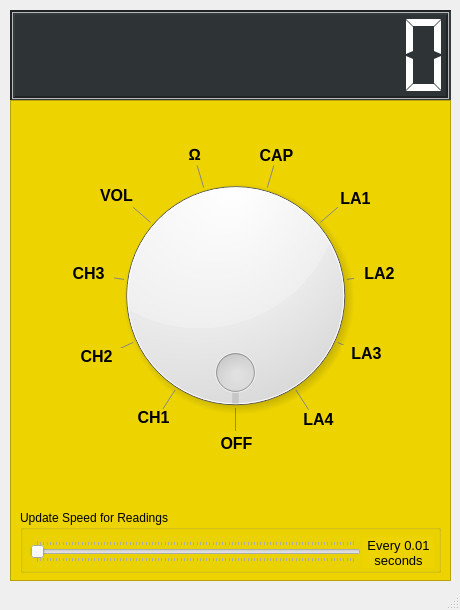
<?xml version="1.0" encoding="UTF-8"?>
<ui version="4.0">
 <class>multimeter_window</class>
 <widget class="QMainWindow" name="multimeter_window">
  <property name="geometry">
   <rect>
    <x>0</x>
    <y>0</y>
    <width>460</width>
    <height>610</height>
   </rect>
  </property>
  <property name="minimumSize">
   <size>
    <width>460</width>
    <height>610</height>
   </size>
  </property>
  <property name="maximumSize">
   <size>
    <width>460</width>
    <height>610</height>
   </size>
  </property>
  <property name="windowTitle">
   <string>PSLab Multimeter</string>
  </property>
  <widget class="QWidget" name="multimeter_layout">
   <property name="sizePolicy">
    <sizepolicy hsizetype="Ignored" vsizetype="Ignored">
     <horstretch>0</horstretch>
     <verstretch>0</verstretch>
    </sizepolicy>
   </property>
   <property name="minimumSize">
    <size>
     <width>460</width>
     <height>610</height>
    </size>
   </property>
   <property name="maximumSize">
    <size>
     <width>460</width>
     <height>610</height>
    </size>
   </property>
   <widget class="QLCDNumber" name="lcd_multimeter">
    <property name="geometry">
     <rect>
      <x>10</x>
      <y>10</y>
      <width>441</width>
      <height>91</height>
     </rect>
    </property>
    <property name="sizePolicy">
     <sizepolicy hsizetype="Ignored" vsizetype="Ignored">
      <horstretch>0</horstretch>
      <verstretch>0</verstretch>
     </sizepolicy>
    </property>
    <property name="minimumSize">
     <size>
      <width>0</width>
      <height>10</height>
     </size>
    </property>
    <property name="maximumSize">
     <size>
      <width>460</width>
      <height>111</height>
     </size>
    </property>
    <property name="styleSheet">
     <string notr="true">QLCDNumber {
	color: rgb(255, 255, 255);
	background-color: rgb(46, 52, 54);
}</string>
    </property>
    <property name="frameShape">
     <enum>QFrame::Box</enum>
    </property>
    <property name="frameShadow">
     <enum>QFrame::Sunken</enum>
    </property>
    <property name="lineWidth">
     <number>2</number>
    </property>
    <property name="midLineWidth">
     <number>1</number>
    </property>
    <property name="smallDecimalPoint">
     <bool>false</bool>
    </property>
    <property name="digitCount">
     <number>10</number>
    </property>
    <property name="mode">
     <enum>QLCDNumber::Dec</enum>
    </property>
    <property name="segmentStyle">
     <enum>QLCDNumber::Flat</enum>
    </property>
    <property name="value" stdset="0">
     <double>0.000000000000000</double>
    </property>
    <property name="intValue" stdset="0">
     <number>0</number>
    </property>
   </widget>
   <widget class="QFrame" name="frame">
    <property name="geometry">
     <rect>
      <x>10</x>
      <y>100</y>
      <width>441</width>
      <height>481</height>
     </rect>
    </property>
    <property name="minimumSize">
     <size>
      <width>0</width>
      <height>0</height>
     </size>
    </property>
    <property name="maximumSize">
     <size>
      <width>460</width>
      <height>610</height>
     </size>
    </property>
    <property name="styleSheet">
     <string notr="true">QFrame {	
	background-color: rgb(237, 212, 0);
}</string>
    </property>
    <property name="frameShape">
     <enum>QFrame::StyledPanel</enum>
    </property>
    <property name="frameShadow">
     <enum>QFrame::Raised</enum>
    </property>
    <widget class="QDial" name="dial_multimeter">
     <property name="geometry">
      <rect>
       <x>90</x>
       <y>50</y>
       <width>271</width>
       <height>291</height>
      </rect>
     </property>
     <property name="maximum">
      <number>11</number>
     </property>
     <property name="pageStep">
      <number>1</number>
     </property>
     <property name="sliderPosition">
      <number>0</number>
     </property>
     <property name="invertedAppearance">
      <bool>false</bool>
     </property>
     <property name="wrapping">
      <bool>true</bool>
     </property>
     <property name="notchTarget">
      <double>10.000000000000000</double>
     </property>
     <property name="notchesVisible">
      <bool>true</bool>
     </property>
    </widget>
    <widget class="QLabel" name="label_unit_display">
     <property name="geometry">
      <rect>
       <x>10</x>
       <y>6</y>
       <width>421</width>
       <height>31</height>
      </rect>
     </property>
     <property name="maximumSize">
      <size>
       <width>460</width>
       <height>16777215</height>
      </size>
     </property>
     <property name="font">
      <font>
       <pointsize>20</pointsize>
       <weight>75</weight>
       <bold>true</bold>
      </font>
     </property>
     <property name="text">
      <string/>
     </property>
     <property name="alignment">
      <set>Qt::AlignRight|Qt::AlignTrailing|Qt::AlignVCenter</set>
     </property>
    </widget>
    <widget class="QGroupBox" name="groupBox">
     <property name="geometry">
      <rect>
       <x>10</x>
       <y>410</y>
       <width>421</width>
       <height>63</height>
      </rect>
     </property>
     <property name="minimumSize">
      <size>
       <width>0</width>
       <height>0</height>
      </size>
     </property>
     <property name="maximumSize">
      <size>
       <width>460</width>
       <height>195</height>
      </size>
     </property>
     <property name="toolTip">
      <string>Rate at which multimeter reads values from device</string>
     </property>
     <property name="title">
      <string>Update Speed for Readings</string>
     </property>
     <widget class="QSlider" name="slider_update_interval">
      <property name="geometry">
       <rect>
        <x>10</x>
        <y>30</y>
        <width>331</width>
        <height>23</height>
       </rect>
      </property>
      <property name="maximum">
       <number>99</number>
      </property>
      <property name="orientation">
       <enum>Qt::Horizontal</enum>
      </property>
      <property name="invertedAppearance">
       <bool>false</bool>
      </property>
      <property name="invertedControls">
       <bool>false</bool>
      </property>
      <property name="tickPosition">
       <enum>QSlider::TicksBothSides</enum>
      </property>
      <property name="tickInterval">
       <number>1</number>
      </property>
     </widget>
     <widget class="QLabel" name="label_update_interval">
      <property name="geometry">
       <rect>
        <x>343</x>
        <y>27</y>
        <width>71</width>
        <height>31</height>
       </rect>
      </property>
      <property name="font">
       <font>
        <pointsize>10</pointsize>
       </font>
      </property>
      <property name="text">
       <string>Every 0.01
seconds</string>
      </property>
      <property name="alignment">
       <set>Qt::AlignCenter</set>
      </property>
     </widget>
    </widget>
    <widget class="QLabel" name="l_off">
     <property name="geometry">
      <rect>
       <x>201</x>
       <y>335</y>
       <width>51</width>
       <height>17</height>
      </rect>
     </property>
     <property name="font">
      <font>
       <family>Ubuntu</family>
       <pointsize>12</pointsize>
       <weight>75</weight>
       <italic>false</italic>
       <bold>true</bold>
      </font>
     </property>
     <property name="text">
      <string>OFF</string>
     </property>
     <property name="textFormat">
      <enum>Qt::AutoText</enum>
     </property>
     <property name="alignment">
      <set>Qt::AlignCenter</set>
     </property>
    </widget>
    <widget class="QLabel" name="l_ch1">
     <property name="geometry">
      <rect>
       <x>118</x>
       <y>309</y>
       <width>51</width>
       <height>17</height>
      </rect>
     </property>
     <property name="font">
      <font>
       <family>Ubuntu</family>
       <pointsize>12</pointsize>
       <weight>75</weight>
       <italic>false</italic>
       <bold>true</bold>
      </font>
     </property>
     <property name="text">
      <string>CH1</string>
     </property>
     <property name="textFormat">
      <enum>Qt::AutoText</enum>
     </property>
     <property name="alignment">
      <set>Qt::AlignCenter</set>
     </property>
    </widget>
    <widget class="QLabel" name="l_ch2">
     <property name="geometry">
      <rect>
       <x>61</x>
       <y>248</y>
       <width>51</width>
       <height>17</height>
      </rect>
     </property>
     <property name="font">
      <font>
       <family>Ubuntu</family>
       <pointsize>12</pointsize>
       <weight>75</weight>
       <italic>false</italic>
       <bold>true</bold>
      </font>
     </property>
     <property name="text">
      <string>CH2</string>
     </property>
     <property name="textFormat">
      <enum>Qt::AutoText</enum>
     </property>
     <property name="alignment">
      <set>Qt::AlignCenter</set>
     </property>
    </widget>
    <widget class="QLabel" name="l_ch3">
     <property name="geometry">
      <rect>
       <x>53</x>
       <y>165</y>
       <width>51</width>
       <height>17</height>
      </rect>
     </property>
     <property name="font">
      <font>
       <family>Ubuntu</family>
       <pointsize>12</pointsize>
       <weight>75</weight>
       <italic>false</italic>
       <bold>true</bold>
      </font>
     </property>
     <property name="text">
      <string>CH3</string>
     </property>
     <property name="textFormat">
      <enum>Qt::AutoText</enum>
     </property>
     <property name="alignment">
      <set>Qt::AlignCenter</set>
     </property>
    </widget>
    <widget class="QLabel" name="l_vol">
     <property name="geometry">
      <rect>
       <x>81</x>
       <y>87</y>
       <width>51</width>
       <height>17</height>
      </rect>
     </property>
     <property name="font">
      <font>
       <family>Ubuntu</family>
       <pointsize>12</pointsize>
       <weight>75</weight>
       <italic>false</italic>
       <bold>true</bold>
      </font>
     </property>
     <property name="text">
      <string>VOL</string>
     </property>
     <property name="textFormat">
      <enum>Qt::AutoText</enum>
     </property>
     <property name="alignment">
      <set>Qt::AlignCenter</set>
     </property>
    </widget>
    <widget class="QLabel" name="l_la4">
     <property name="geometry">
      <rect>
       <x>283</x>
       <y>311</y>
       <width>51</width>
       <height>17</height>
      </rect>
     </property>
     <property name="font">
      <font>
       <family>Ubuntu</family>
       <pointsize>12</pointsize>
       <weight>75</weight>
       <italic>false</italic>
       <bold>true</bold>
      </font>
     </property>
     <property name="text">
      <string>LA4</string>
     </property>
     <property name="textFormat">
      <enum>Qt::AutoText</enum>
     </property>
     <property name="alignment">
      <set>Qt::AlignCenter</set>
     </property>
    </widget>
    <widget class="QLabel" name="l_la3">
     <property name="geometry">
      <rect>
       <x>331</x>
       <y>245</y>
       <width>51</width>
       <height>17</height>
      </rect>
     </property>
     <property name="font">
      <font>
       <family>Ubuntu</family>
       <pointsize>12</pointsize>
       <weight>75</weight>
       <italic>false</italic>
       <bold>true</bold>
      </font>
     </property>
     <property name="text">
      <string>LA3</string>
     </property>
     <property name="textFormat">
      <enum>Qt::AutoText</enum>
     </property>
     <property name="alignment">
      <set>Qt::AlignCenter</set>
     </property>
    </widget>
    <widget class="QLabel" name="l_la2">
     <property name="geometry">
      <rect>
       <x>344</x>
       <y>165</y>
       <width>51</width>
       <height>17</height>
      </rect>
     </property>
     <property name="font">
      <font>
       <family>Ubuntu</family>
       <pointsize>12</pointsize>
       <weight>75</weight>
       <italic>false</italic>
       <bold>true</bold>
      </font>
     </property>
     <property name="text">
      <string>LA2</string>
     </property>
     <property name="textFormat">
      <enum>Qt::AutoText</enum>
     </property>
     <property name="alignment">
      <set>Qt::AlignCenter</set>
     </property>
    </widget>
    <widget class="QLabel" name="l_la1">
     <property name="geometry">
      <rect>
       <x>320</x>
       <y>90</y>
       <width>51</width>
       <height>17</height>
      </rect>
     </property>
     <property name="font">
      <font>
       <pointsize>12</pointsize>
       <weight>75</weight>
       <bold>true</bold>
      </font>
     </property>
     <property name="text">
      <string>LA1</string>
     </property>
     <property name="textFormat">
      <enum>Qt::AutoText</enum>
     </property>
     <property name="alignment">
      <set>Qt::AlignCenter</set>
     </property>
    </widget>
    <widget class="QLabel" name="l_cap">
     <property name="geometry">
      <rect>
       <x>241</x>
       <y>47</y>
       <width>51</width>
       <height>17</height>
      </rect>
     </property>
     <property name="font">
      <font>
       <family>Ubuntu</family>
       <pointsize>12</pointsize>
       <weight>75</weight>
       <italic>false</italic>
       <bold>true</bold>
      </font>
     </property>
     <property name="text">
      <string>CAP</string>
     </property>
     <property name="textFormat">
      <enum>Qt::AutoText</enum>
     </property>
     <property name="alignment">
      <set>Qt::AlignCenter</set>
     </property>
    </widget>
    <widget class="QLabel" name="l_ohm">
     <property name="geometry">
      <rect>
       <x>159</x>
       <y>46</y>
       <width>51</width>
       <height>17</height>
      </rect>
     </property>
     <property name="font">
      <font>
       <family>Ubuntu</family>
       <pointsize>12</pointsize>
       <weight>75</weight>
       <italic>false</italic>
       <bold>true</bold>
      </font>
     </property>
     <property name="text">
      <string>Ω</string>
     </property>
     <property name="textFormat">
      <enum>Qt::AutoText</enum>
     </property>
     <property name="alignment">
      <set>Qt::AlignCenter</set>
     </property>
    </widget>
   </widget>
  </widget>
  <widget class="QStatusBar" name="statusbar"/>
 </widget>
 <resources/>
 <connections>
  <connection>
   <sender>slider_update_interval</sender>
   <signal>valueChanged(int)</signal>
   <receiver>multimeter_window</receiver>
   <slot>update_refrest_rate(int)</slot>
   <hints>
    <hint type="sourcelabel">
     <x>201</x>
     <y>794</y>
    </hint>
    <hint type="destinationlabel">
     <x>183</x>
     <y>827</y>
    </hint>
   </hints>
  </connection>
  <connection>
   <sender>dial_multimeter</sender>
   <signal>valueChanged(int)</signal>
   <receiver>multimeter_window</receiver>
   <slot>read_knob(int)</slot>
   <hints>
    <hint type="sourcelabel">
     <x>313</x>
     <y>380</y>
    </hint>
    <hint type="destinationlabel">
     <x>524</x>
     <y>255</y>
    </hint>
   </hints>
  </connection>
 </connections>
 <slots>
  <slot>update_refrest_rate(int)</slot>
  <slot>read_knob(int)</slot>
 </slots>
</ui>
